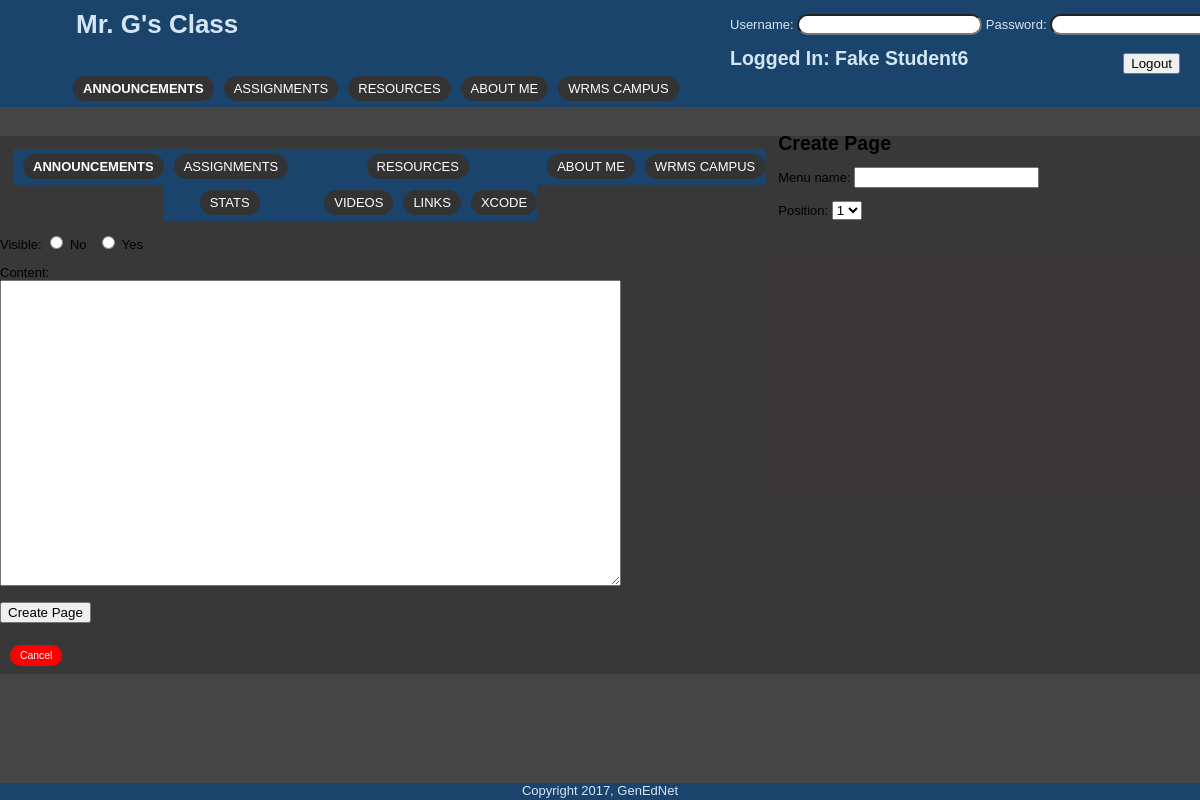
/public_html/gen_ed/private/new_page.php?menuBar=1 (signed in), run on the app's committed database.
### tables this page shows
CREATE TABLE `students` (
  `id` int(11) NOT NULL AUTO_INCREMENT,
  `student_id` int(11) NOT NULL,
  `lastName` varchar(30) NOT NULL,
  `firstName` varchar(30) NOT NULL,
  `email` varchar(50) NOT NULL,
  `gradeLevel` varchar(11) NOT NULL,
  `period` int(11) NOT NULL,
  `username` varchar(50) NOT NULL,
  `hashed_password` varchar(60) NOT NULL,
  `year` int(4) NOT NULL,
  PRIMARY KEY (`id`)
);

CREATE TABLE `menuBar` (
  `id` int(11) NOT NULL AUTO_INCREMENT,
  `menu_name` varchar(30) NOT NULL,
  `position` int(3) NOT NULL,
  `visible` tinyint(1) NOT NULL,
  `include` text NOT NULL,
  PRIMARY KEY (`id`)
);

CREATE TABLE `page` (
  `id` int(11) NOT NULL AUTO_INCREMENT,
  `menuBar_id` int(11) NOT NULL,
  `menu_name` varchar(30) NOT NULL,
  `gradeLevel` varchar(10) NOT NULL,
  `position` int(3) NOT NULL,
  `visible` tinyint(1) NOT NULL,
  `content` text,
  `include` text NOT NULL,
  PRIMARY KEY (`id`),
  KEY `menuBar_id` (`menuBar_id`)
);

### public_html/gen_ed/private/new_page.php (the view, shortened to what this page needs)
<?php require_once("../includes/db_connection.php"); ?>
<?php require_once("../includes/functions.php"); ?>
<?php include("../includes/layouts/header.php"); ?>
<div id="main">
  <div id="navigation">
    <?php echo navigation($current_menuBar, $current_page); ?>
  </div>
  <div id="page">
    <h2>Create Page</h2>
    <form action="new_page.php?menuBar=<?php echo urlencode($current_menuBar["id"]); ?>" method="post">
      <p>Menu name:
        <input type="text" name="menu_name" value="" />
      </p>
      <p>Position:
        <select name="position">
        <?php
          $page_set = find_page_for_menuBar($current_menuBar["id"]);
          $page_count = mysqli_num_rows($page_set);
          for($count=1; $count <= ($page_count + 1); $count++) {
            echo "<option value=\"{$count}\">{$count}</option>";
          }
        ?>
        </select>
      </p>
      <p>Visible:
        <input type="radio" name="visible" value="0" /> No
        &nbsp;
        <input type="radio" name="visible" value="1" /> Yes
      </p>
      <p>Content:<br />
        <textarea name="content" rows="20" cols="75"></textarea>
      </p>
      <input type="submit" name="submit" value="Create Page" />
    </form>
    <br />
    <a href="manage_content.php?menuBar=<?php echo urlencode($current_menuBar["id"]); ?>">Cancel</a>
  </div>
</div>
<?php include("../includes/layouts/footer.php"); ?>

### public_html/gen_ed/public/login.php (shortened to what this page needs)
<?php require_once("../includes/db_connection.php"); ?>
<?php require_once("../includes/functions.php"); ?>
<?php
$username = "";
?>
<div id="loginForm">
    <form action="../public/index.php?menuBar=1" method="post">
      <p>Username:
        <input type="text" style="border-radius: 20px;" name="username" value="<?php echo htmlentities($username); ?>" />
      Password:
        <input type="password" style="border-radius: 20px;" name="password" value="" />
       </p>
           <h2>
    <?php
    	if (isset($_POST['createAccount'])) {
    		echo "Create Account";
    	} elseif (logged_in_student_m6() || logged_in_student_m8()) {
	    	$loggedInUser_name = $_SESSION["username"];
	    	$find_student_fullName = ucwords(find_student_by_username($loggedInUser_name));
	    	echo "Logged In: $find_student_fullName";
    	} elseif (logged_in_admin()) {
	    	$loggedInUser_name = $_SESSION["username"];
	    	$find_admin_fullName = ucwords(find_admin_by_username($loggedInUser_name));
	    	echo "Admin: $find_admin_fullName";
    	} else {
    		echo "Login";
    	}
    ?>
<?php if ( !logged_in_student_m6() && !logged_in_student_m8() && !logged_in_admin() ) { ?>
      <input style="float: right; margin-right: 70px;" type="submit" name="login" value="Login" />
	    </form>
	    <form action="../private/new_studentCreate.php" method="post">
        <input style="float: right; margin-right: 5px; margin-top: -13px;" type="submit" name="createAccount" value="Create Account" />
	    </form>
<?php } else { ?>
		</form>
        <form action="logout.php" method="post">
        <input style="float: right; margin-right: 70px; margin-top: -13px;" type="submit" name="logout" value="Logout" />
	    </form>
<?php } ?>
</div>

### public_html/gen_ed/includes/functions.php (shortened to what this page needs)
<?php
	function find_student_by_username($username) {
		global $connection;
		$safe_username = mysqli_real_escape_string($connection, $username);
		$query  = "SELECT * ";
		$query .= "FROM students ";
		$query .= "WHERE username = '{$safe_username}' ";
		$query .= "LIMIT 1";
		$student_set = mysqli_query($connection, $query);
		if($student = mysqli_fetch_assoc($student_set)) {
			return $student["firstName"] . " " . $student["lastName"];
		} else {
			return null;
		}
	}
	function find_all_menuBar($public = true) {
			global $connection;
			$query  = "SELECT * ";
			$query .= "FROM menuBar ";
			$query .= "ORDER BY position ASC";
			$menuBar_set = mysqli_query($connection, $query);
			return $menuBar_set;
	}
	function find_menuBar_m6($public = true) {
			global $connection;
			$query  = "SELECT * ";
			$query .= "FROM menuBar ";
			$query .= "WHERE menu_name != 'Admin' ";
			$query .= "AND visible = 1 ";
			$query .= "ORDER BY position ASC";
			$menuBar_set = mysqli_query($connection, $query);
			return $menuBar_set;
	}
	function find_page_for_menuBar($menuBar_id, $public = true) {
			global $connection;
			$safe_menuBar_id = mysqli_real_escape_string($connection, $menuBar_id);
			$query  = "SELECT * ";
			$query .= "FROM page ";
			$query .= "WHERE menuBar_id = {$safe_menuBar_id} ";
			if ($public) {
				$query .= "AND visible = 1 ";
			}
			$query .= "ORDER BY position ASC";
			$page_set = mysqli_query($connection, $query);
			return $page_set;
	}
	function find_page_for_menuBar_m6($menuBar_id, $public = true) {
			global $connection;
			$safe_menuBar_id = mysqli_real_escape_string($connection, $menuBar_id);
			$query  = "SELECT * ";
			$query .= "FROM page ";
			$query .= "WHERE menuBar_id = {$safe_menuBar_id} ";
			$query .= "AND gradeLevel != 'm8' ";
			$query .= "AND gradeLevel != 'admin31' ";
			if ($public) {
				$query .= "AND visible = 1 ";
			}
			$query .= "ORDER BY position ASC";
			$page_set = mysqli_query($connection, $query);
			return $page_set;
	}
	function find_page_for_menuBar_admin($menuBar_id, $public = true) {
			global $connection;
			$safe_menuBar_id = mysqli_real_escape_string($connection, $menuBar_id);
			$query  = "SELECT * ";
			$query .= "FROM page ";
			$query .= "WHERE menuBar_id = {$safe_menuBar_id} ";
			$query .= "AND gradeLevel != 'm6' ";
			$query .= "AND gradeLevel != 'm8' ";
			$query .= "AND visible = 1 ";
			$query .= "ORDER BY position ASC";
			$page_set = mysqli_query($connection, $query);
			return $page_set;
	}
	function navigation($menuBar_array, $page_array) {
		$output = "<ul class=\"menuBar\">";
		$menuBar_set = find_all_menuBar(false);
		while($menuBar = mysqli_fetch_assoc($menuBar_set)) {
			$output .= "<li";
			if ($menuBar_array && $menuBar["id"] == $menuBar_array["id"]) {
				$output .= " class=\"selected\"";
			}
			$output .= ">";
			$output .= "<a href=\"manage_content.php?menuBar=";
			$output .= urlencode($menuBar["id"]);
			$output .= "\">";
			$output .= htmlentities($menuBar["menu_name"]);
			$output .= "</a>";
			$page_set = find_page_for_menuBar_admin($menuBar["id"], false);
			$output .= "<ul class=\"page\">";
			while($page = mysqli_fetch_assoc($page_set)) {
				$output .= "<li";
				$output .= ">";
				$output .= "<a href=\"manage_content.php?page=";
				$output .= urlencode($page["id"]);
				$output .= "\">";
				$output .= htmlentities($page["menu_name"]);
				$output .= "</a></li>";
			}
			$output .= "</ul></li>";
		}
		$output .= "</ul>";
		return $output;	}
	function navigation_m6($menuBar_array, $page_array) {
		$output = "<ul class=\"menuBar\">";
		$menuBar_set = find_menuBar_m6();
		while($menuBar = mysqli_fetch_assoc($menuBar_set)) {
			$output .= "<li";
			if ($menuBar_array && $menuBar["id"] == $menuBar_array["id"]) {
				$output .= " class=\"selected\"";
			}
			$output .= ">";
			$output .= "<a href=\"index.php?menuBar=";
			$output .= urlencode($menuBar["id"]);
			$output .= "\">";
			$output .= htmlentities($menuBar["menu_name"]);
			$output .= "</a>";
			if($menuBar_array["id"] == $menuBar["id"] || $page_array["menuBar_id"] == $menuBar["id"]) {
				$page_set = find_page_for_menuBar_m6($menuBar["id"]);
				$output .= "<ul class=\"page\">";
				$output .= "</ul>";
			}
			$output .= "</li>";
		}
		$output .= "</ul>";
		return $output;	}
	function logged_in_student_m6() {
		return isset($_SESSION['student_id_m6']);
	}
	function confirm_login_and_set_menubar($current_menuBar, $current_page) {
		if (logged_in_student_m6()) {
			echo navigation_m6($current_menuBar, $current_page);
		}elseif (logged_in_student_m8()){
			echo navigation_m8($current_menuBar, $current_page);
		}elseif (logged_in_admin()){
			echo navigation_admin($current_menuBar, $current_page);
		} else {
				echo navigation_public($current_menuBar, $current_page);
		}
	}
?>

### public_html/gen_ed/public/stylesheets/public.css (style rules this page uses)
body, #main { vertical-align:baseline; margin: 0; padding: 0; border: 0; font-family: Verdana, Arial, Helvetica, sans-serif; font-size: 13px; line-height: 15px; background: rgba(57,55,55,0.93); }
#main { vertical-align:baseline; margin: 0; padding: 0; border: 0; font-family: Verdana, Arial, Helvetica, sans-serif; font-size: 13px; line-height: 15px; background: ; }
#loginForm { float: right; background: #1A446C; color: #D4E6F4; width: 520px; }
.page { overflow: hidden; padding-left: 50px; background: ; color: #000000; background: ; }
#navigation { float: left; overflow: hidden; color: #D4E6F4; }
#navigation li { float: left; background: #1A446C; list-style: none; text-align: center; }
#navigation a { text-transform: uppercase; color: #ffffff; background-color: #333333; font-size: 1em; text-align: center; line-height: 36px; border: none; border-radius: 20px; }
a, a:visited { background: red; }
a { margin-left: 10px; text-decoration: none; padding: 5px 10px; margin-bottom: 2px; text-transform: capitalize; color: #ffffff; font-size: .8em; text-align: center; line-height: 36px; border: none; border-radius: 20px; }
ul.menuBar { margin: 1em; padding-left: 0; list-style: none; font-weight: normal; }
ul.page { padding-left: 2em; list-style: none; font-weight: normal; background: transparent; display: block; }
.selected { font-weight: bold; }

### data on the page
students: find_student_fullName "Fake Student6"
menubar: value "ANNOUNCEMENTS"
menubar: value "ASSIGNMENTS"
menubar: value "RESOURCES"
menubar: value "ABOUT ME"
menubar: value "WRMS CAMPUS"
page: value "STATS"
page: value "VIDEOS"
page: value "LINKS"
page: value "XCODE"

### other printed values
form field position "1"
